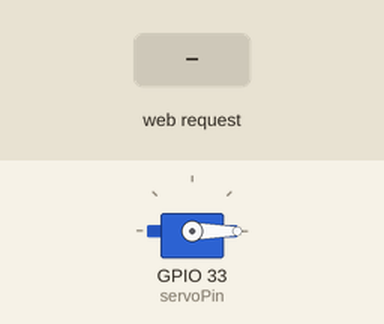
The sketch below on a simulated ESP32. Shown: servo. Inputs (shaded band) come from the test bench. WiFi joins after 1.5 s; servers stay silent unless stated; what the sketch prints to the serial monitor is not drawn.

Above: at 2.7 s.
2.8 s: HTTP request GET /open received
At 3.5 s:
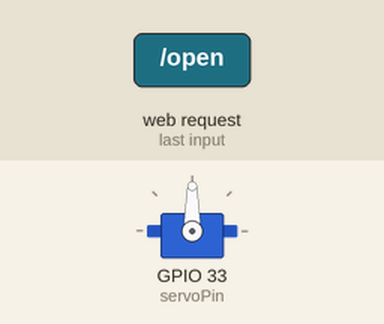
4.3 s: HTTP request GET /close received
At 4.6 s:
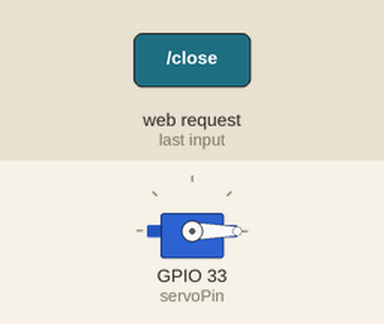
Timing chart, 0 to 7.3 s (numbered marks = the images above; inputs shaded):
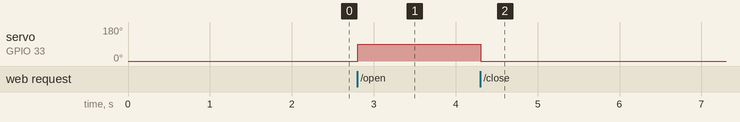

The sketch:

servodoorwifi.ino
```cpp
#include <WiFi.h>
#include <ESPAsyncWebServer.h>
#include <ESP32Servo.h>

// Wi-Fi credentials
const char* ssid = "Brav";
const char* password = "abcd0987";

// Pin definition
const int servoPin = 33;

// Constants
const int SERVO_OPEN_ANGLE = 90;    // Angle when door is open
const int SERVO_CLOSED_ANGLE = 0;   // Angle when door is closed

// Initialize objects
AsyncWebServer server(80);
Servo myServo;

// State variable
volatile bool isDoorOpen = false;

void setup() {
    Serial.begin(115200);

    // Initialize servo in closed position
    myServo.attach(servoPin);
    myServo.write(SERVO_CLOSED_ANGLE);
    isDoorOpen = false;
    Serial.println("Servo initialized to closed position");

    // Connect to Wi-Fi
    WiFi.begin(ssid, password);
    while (WiFi.status() != WL_CONNECTED) {
        delay(500);
        Serial.print(".");
    }
    Serial.println("\nConnected to WiFi!");
    Serial.print("IP Address: ");
    Serial.println(WiFi.localIP());

    // Serve the web page
    server.on("/", HTTP_GET, [](AsyncWebServerRequest *request) {
        String html = R"rawliteral(
            <!DOCTYPE html>
            <html>
            <head>
                <title>Door Control</title>
                <meta name="viewport" content="width=device-width, initial-scale=1">
                <style>
                    body {
                        font-family: Arial, sans-serif;
                        margin: 20px;
                        text-align: center;
                    }
                    .container {
                        max-width: 600px;
                        margin: 0 auto;
                        padding: 20px;
                        box-shadow: 0 0 10px rgba(0,0,0,0.1);
                        border-radius: 10px;
                    }
                    .status {
                        padding: 20px;
                        margin: 20px 0;
                        border-radius: 5px;
                        font-size: 1.2em;
                        font-weight: bold;
                    }
                    .open {
                        background-color: #d4edda;
                        color: #155724;
                    }
                    .closed {
                        background-color: #f8f9fa;
                        color: #383d41;
                    }
                    .button {
                        padding: 15px 30px;
                        font-size: 1.2em;
                        margin: 10px;
                        border: none;
                        border-radius: 5px;
                        cursor: pointer;
                        transition: background-color 0.3s;
                    }
                    .open-btn {
                        background-color: #28a745;
                        color: white;
                    }
                    .close-btn {
                        background-color: #dc3545;
                        color: white;
                    }
                    .button:hover {
                        opacity: 0.9;
                    }
                    .button:disabled {
                        opacity: 0.5;
                        cursor: not-allowed;
                    }
                </style>
            </head>
            <body>
                <div class="container">
                    <h1>Automatic Door Control</h1>
                    <div id="doorStatus" class="status closed">Door Status: Closed</div>
                    <div>
                        <button id="openBtn" class="button open-btn" onclick="controlDoor('open')">Open Door</button>
                        <button id="closeBtn" class="button close-btn" onclick="controlDoor('close')">Close Door</button>
                    </div>
                </div>
                <script>
                    let isProcessing = false;

                    function updateButtonStates(doorState) {
                        const openBtn = document.getElementById('openBtn');
                        const closeBtn = document.getElementById('closeBtn');
                        openBtn.disabled = doorState === 'open' || isProcessing;
                        closeBtn.disabled = doorState === 'closed' || isProcessing;
                    }

                    function updateStatus() {
                        fetch('/status')
                            .then(response => response.json())
                            .then(data => {
                                const status = data.isDoorOpen ? 'Open' : 'Closed';
                                const statusDiv = document.getElementById('doorStatus');
                                statusDiv.innerText = 'Door Status: ' + status;
                                statusDiv.className = 'status ' + (data.isDoorOpen ? 'open' : 'closed');
                                updateButtonStates(status.toLowerCase());
                            });
                    }

                    function controlDoor(action) {
                        if (isProcessing) return;

                        isProcessing = true;
                        updateButtonStates();

                        fetch('/' + action)
                            .then(response => response.text())
                            .then(data => {
                                console.log(data);
                                setTimeout(() => {
                                    isProcessing = false;
                                    updateStatus();
                                }, 1000);
                            })
                            .catch(error => {
                                console.error('Error:', error);
                                isProcessing = false;
                                updateStatus();
                            });
                    }

                    // Update status every second
                    setInterval(updateStatus, 1000);

                    // Initial status update
                    updateStatus();
                </script>
            </body>
            </html>
        )rawliteral";
        request->send(200, "text/html", html);
    });

    // Handle open door request
    server.on("/open", HTTP_GET, [](AsyncWebServerRequest *request) {
        if (!isDoorOpen) {
            myServo.write(SERVO_OPEN_ANGLE);
            isDoorOpen = true;
            Serial.println("Door opened");
        }
        request->send(200, "text/plain", "Door opened");
    });

    // Handle close door request
    server.on("/close", HTTP_GET, [](AsyncWebServerRequest *request) {
        if (isDoorOpen) {
            myServo.write(SERVO_CLOSED_ANGLE);
            isDoorOpen = false;
            Serial.println("Door closed");
        }
        request->send(200, "text/plain", "Door closed");
    });

    // Status endpoint
    server.on("/status", HTTP_GET, [](AsyncWebServerRequest *request) {
        String json = "{\"isDoorOpen\":" + String(isDoorOpen ? "true" : "false") + "}";
        request->send(200, "application/json", json);
    });

    server.begin();
}

void loop() {
    // Main loop is empty as everything is handled by the web server
    delay(100);
}
```

Measured:
- after the input at 2.8 s, servo on GPIO 33 (servoPin): 0° → 90° at once
- after the input at 4.3 s, servo on GPIO 33 (servoPin): 90° → 0° at once
